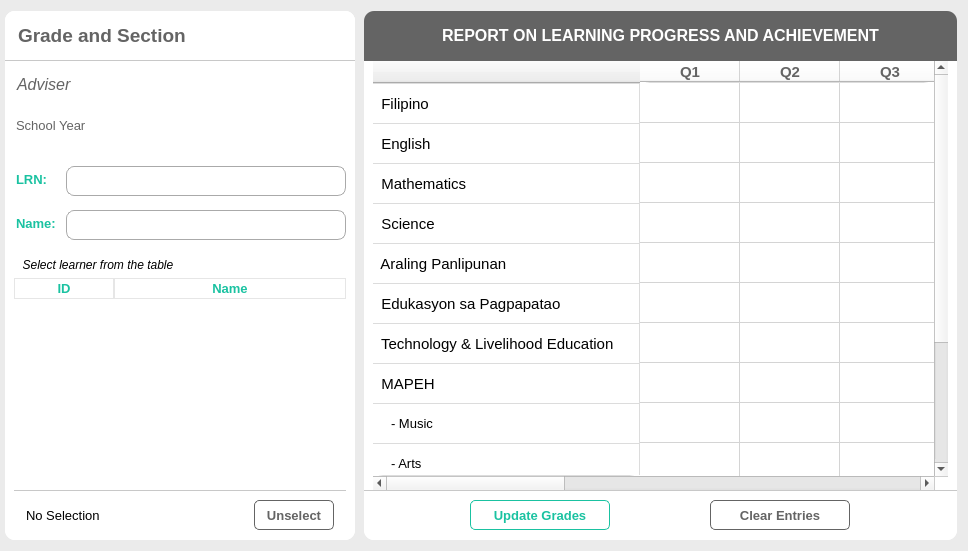
<?xml version="1.0" encoding="UTF-8"?>
<ui version="4.0">
 <class>gradesJHSsection</class>
 <widget class="QFrame" name="gradesJHSsection">
  <property name="geometry">
   <rect>
    <x>0</x>
    <y>0</y>
    <width>968</width>
    <height>551</height>
   </rect>
  </property>
  <property name="windowTitle">
   <string>Frame</string>
  </property>
  <property name="styleSheet">
   <string notr="true">QFrame{
	background-color: rgb(235, 235, 235);
}</string>
  </property>
  <layout class="QHBoxLayout" name="horizontalLayout">
   <property name="spacing">
    <number>9</number>
   </property>
   <property name="leftMargin">
    <number>5</number>
   </property>
   <item>
    <widget class="QFrame" name="jhsSideFrame">
     <property name="minimumSize">
      <size>
       <width>300</width>
       <height>0</height>
      </size>
     </property>
     <property name="maximumSize">
      <size>
       <width>350</width>
       <height>16777215</height>
      </size>
     </property>
     <property name="styleSheet">
      <string notr="true">QFrame{
	background-color: rgb(255, 255, 255);
	border-radius: 10px;
}</string>
     </property>
     <property name="frameShape">
      <enum>QFrame::NoFrame</enum>
     </property>
     <property name="frameShadow">
      <enum>QFrame::Plain</enum>
     </property>
     <layout class="QVBoxLayout" name="verticalLayout_2">
      <property name="leftMargin">
       <number>0</number>
      </property>
      <property name="topMargin">
       <number>0</number>
      </property>
      <property name="rightMargin">
       <number>0</number>
      </property>
      <property name="bottomMargin">
       <number>0</number>
      </property>
      <item>
       <widget class="QFrame" name="frame_4">
        <property name="minimumSize">
         <size>
          <width>0</width>
          <height>140</height>
         </size>
        </property>
        <property name="maximumSize">
         <size>
          <width>16777215</width>
          <height>140</height>
         </size>
        </property>
        <property name="frameShape">
         <enum>QFrame::StyledPanel</enum>
        </property>
        <property name="frameShadow">
         <enum>QFrame::Raised</enum>
        </property>
        <layout class="QVBoxLayout" name="verticalLayout">
         <property name="leftMargin">
          <number>0</number>
         </property>
         <property name="topMargin">
          <number>0</number>
         </property>
         <property name="rightMargin">
          <number>0</number>
         </property>
         <item>
          <widget class="QLabel" name="gradeSecJHS">
           <property name="minimumSize">
            <size>
             <width>0</width>
             <height>50</height>
            </size>
           </property>
           <property name="maximumSize">
            <size>
             <width>16777215</width>
             <height>50</height>
            </size>
           </property>
           <property name="font">
            <font>
             <pointsize>14</pointsize>
             <italic>false</italic>
             <bold>true</bold>
            </font>
           </property>
           <property name="styleSheet">
            <string notr="true">QLabel{
	background-color: rgb(255, 255, 255);
	border-top-left-radius: 10px;
	border-top-right-radius: 10px;
	border-bottom-left-radius: 0;
	border-bottom-right-radius: 0;
	padding-left: 8px;
	border-bottom: 1px solid rgb(200,200,200);
	color: rgb(100, 100, 100);
}</string>
           </property>
           <property name="text">
            <string>Grade and Section</string>
           </property>
          </widget>
         </item>
         <item>
          <widget class="QLabel" name="advJHS">
           <property name="font">
            <font>
             <pointsize>12</pointsize>
             <italic>true</italic>
             <bold>false</bold>
            </font>
           </property>
           <property name="styleSheet">
            <string notr="true">QLabel{
color: rgb(100, 100, 100);
padding-left: 8px;
}</string>
           </property>
           <property name="text">
            <string>Adviser</string>
           </property>
          </widget>
         </item>
         <item>
          <widget class="QLabel" name="syJHS">
           <property name="font">
            <font>
             <pointsize>10</pointsize>
             <bold>false</bold>
            </font>
           </property>
           <property name="styleSheet">
            <string notr="true">QLabel{
color: rgb(100, 100, 100);
padding-left: 8px;
}</string>
           </property>
           <property name="text">
            <string>School Year</string>
           </property>
          </widget>
         </item>
        </layout>
       </widget>
      </item>
      <item>
       <widget class="QFrame" name="frame_3">
        <property name="minimumSize">
         <size>
          <width>0</width>
          <height>95</height>
         </size>
        </property>
        <property name="maximumSize">
         <size>
          <width>16777215</width>
          <height>95</height>
         </size>
        </property>
        <property name="styleSheet">
         <string notr="true">QLabel{
	color: rgb(100, 100, 100);
	padding-left: 8px;
}</string>
        </property>
        <property name="frameShape">
         <enum>QFrame::StyledPanel</enum>
        </property>
        <property name="frameShadow">
         <enum>QFrame::Raised</enum>
        </property>
        <layout class="QFormLayout" name="formLayout">
         <property name="verticalSpacing">
          <number>14</number>
         </property>
         <property name="leftMargin">
          <number>0</number>
         </property>
         <property name="bottomMargin">
          <number>9</number>
         </property>
         <item row="0" column="0">
          <widget class="QLabel" name="label">
           <property name="font">
            <font>
             <pointsize>10</pointsize>
             <bold>true</bold>
            </font>
           </property>
           <property name="styleSheet">
            <string notr="true">QLabel{
	color: rgb(26, 194, 161);
}</string>
           </property>
           <property name="text">
            <string>LRN:</string>
           </property>
          </widget>
         </item>
         <item row="1" column="0">
          <widget class="QLabel" name="label_2">
           <property name="font">
            <font>
             <pointsize>10</pointsize>
             <bold>true</bold>
            </font>
           </property>
           <property name="styleSheet">
            <string notr="true">QLabel{
	color: rgb(26, 194, 161);
}</string>
           </property>
           <property name="text">
            <string>Name:</string>
           </property>
          </widget>
         </item>
         <item row="0" column="1">
          <widget class="QLabel" name="lrn_JHS">
           <property name="minimumSize">
            <size>
             <width>0</width>
             <height>30</height>
            </size>
           </property>
           <property name="maximumSize">
            <size>
             <width>16777215</width>
             <height>30</height>
            </size>
           </property>
           <property name="font">
            <font>
             <pointsize>11</pointsize>
             <bold>false</bold>
            </font>
           </property>
           <property name="styleSheet">
            <string notr="true">QLabel{
border-radius: 8px;
border: 1px solid rgb(170, 170, 170);
	background-color: rgb(255, 255, 255);
}
</string>
           </property>
           <property name="text">
            <string/>
           </property>
          </widget>
         </item>
         <item row="1" column="1">
          <widget class="QLabel" name="name_JHS">
           <property name="minimumSize">
            <size>
             <width>0</width>
             <height>30</height>
            </size>
           </property>
           <property name="maximumSize">
            <size>
             <width>16777215</width>
             <height>30</height>
            </size>
           </property>
           <property name="font">
            <font>
             <pointsize>11</pointsize>
             <bold>false</bold>
            </font>
           </property>
           <property name="styleSheet">
            <string notr="true">QLabel{
border-radius: 8px;
border: 1px solid rgb(170, 170, 170);
	background-color: rgb(255, 255, 255);
}
</string>
           </property>
           <property name="text">
            <string/>
           </property>
          </widget>
         </item>
        </layout>
       </widget>
      </item>
      <item>
       <widget class="QLabel" name="label_6">
        <property name="font">
         <font>
          <pointsize>9</pointsize>
          <italic>true</italic>
         </font>
        </property>
        <property name="styleSheet">
         <string notr="true">QLabel{
padding-left: 8px;
}</string>
        </property>
        <property name="text">
         <string>  Select learner from the table</string>
        </property>
       </widget>
      </item>
      <item>
       <widget class="QFrame" name="tableFrame">
        <property name="frameShape">
         <enum>QFrame::StyledPanel</enum>
        </property>
        <property name="frameShadow">
         <enum>QFrame::Raised</enum>
        </property>
        <layout class="QVBoxLayout" name="verticalLayout_5">
         <property name="spacing">
          <number>0</number>
         </property>
         <property name="leftMargin">
          <number>9</number>
         </property>
         <property name="topMargin">
          <number>0</number>
         </property>
         <property name="bottomMargin">
          <number>0</number>
         </property>
         <item>
          <widget class="QTableWidget" name="studentJHSTable">
           <property name="styleSheet">
            <string notr="true">QTableWidget{
border: none;
	background-color: rgb(255, 255, 255);
}
QFrame{
	background-color:  rgb(255, 255, 255);
}
QTableView::item{
	padding-left: 8px;
}

QTableView::item:selected  {
	color: rgb(0, 0, 0);
	background-color: rgb(230, 230, 230);
}

QHeaderView:section{
	color: rgb(26, 194, 161);
	background-color: rgb(255, 255, 255);
border: 1px solid rgb(230, 230, 230);
}




</string>
           </property>
           <property name="selectionMode">
            <enum>QAbstractItemView::SingleSelection</enum>
           </property>
           <property name="selectionBehavior">
            <enum>QAbstractItemView::SelectRows</enum>
           </property>
           <attribute name="horizontalHeaderStretchLastSection">
            <bool>true</bool>
           </attribute>
           <attribute name="verticalHeaderVisible">
            <bool>false</bool>
           </attribute>
           <column>
            <property name="text">
             <string>ID</string>
            </property>
            <property name="font">
             <font>
              <pointsize>10</pointsize>
              <bold>true</bold>
             </font>
            </property>
            <property name="foreground">
             <brush brushstyle="SolidPattern">
              <color alpha="255">
               <red>26</red>
               <green>194</green>
               <blue>161</blue>
              </color>
             </brush>
            </property>
           </column>
           <column>
            <property name="text">
             <string>Name</string>
            </property>
            <property name="font">
             <font>
              <pointsize>10</pointsize>
              <bold>true</bold>
             </font>
            </property>
            <property name="foreground">
             <brush brushstyle="SolidPattern">
              <color alpha="255">
               <red>26</red>
               <green>194</green>
               <blue>161</blue>
              </color>
             </brush>
            </property>
           </column>
          </widget>
         </item>
         <item>
          <widget class="QFrame" name="frame_7">
           <property name="minimumSize">
            <size>
             <width>0</width>
             <height>50</height>
            </size>
           </property>
           <property name="styleSheet">
            <string notr="true">QFrame{
	border-top: 1px solid rgb(200,200,200);
	border-top-left-radius: 0;
	border-top-right-radius: 0;
	border-bottom-left-radius: 10px;
	border-bottom-right-radius: 10px;
}

</string>
           </property>
           <property name="frameShape">
            <enum>QFrame::NoFrame</enum>
           </property>
           <property name="frameShadow">
            <enum>QFrame::Raised</enum>
           </property>
           <layout class="QHBoxLayout" name="horizontalLayout_3">
            <property name="leftMargin">
             <number>12</number>
            </property>
            <property name="topMargin">
             <number>0</number>
            </property>
            <property name="rightMargin">
             <number>12</number>
            </property>
            <property name="bottomMargin">
             <number>0</number>
            </property>
            <item>
             <widget class="QLabel" name="lblSelection">
              <property name="minimumSize">
               <size>
                <width>0</width>
                <height>0</height>
               </size>
              </property>
              <property name="maximumSize">
               <size>
                <width>16777215</width>
                <height>16777215</height>
               </size>
              </property>
              <property name="font">
               <font>
                <pointsize>10</pointsize>
               </font>
              </property>
              <property name="styleSheet">
               <string notr="true">QLabel{
border: none;
}</string>
              </property>
              <property name="text">
               <string>No Selection</string>
              </property>
             </widget>
            </item>
            <item>
             <widget class="QPushButton" name="btnUnselect">
              <property name="minimumSize">
               <size>
                <width>80</width>
                <height>30</height>
               </size>
              </property>
              <property name="maximumSize">
               <size>
                <width>80</width>
                <height>16777215</height>
               </size>
              </property>
              <property name="font">
               <font>
                <pointsize>10</pointsize>
                <bold>true</bold>
               </font>
              </property>
              <property name="cursor">
               <cursorShape>PointingHandCursor</cursorShape>
              </property>
              <property name="styleSheet">
               <string notr="true">QPushButton{
border: 1px solid rgb(100, 100, 100);
border-radius: 5px;
	color: rgb(100, 100, 100);
}
QPushButton:hover, QPushButton:focus{
	background-color: rgb(100, 100, 100);
	color: rgb(255, 255, 255);
}</string>
              </property>
              <property name="text">
               <string>Unselect</string>
              </property>
             </widget>
            </item>
           </layout>
          </widget>
         </item>
        </layout>
       </widget>
      </item>
     </layout>
    </widget>
   </item>
   <item>
    <widget class="QFrame" name="jhsGradeTable">
     <property name="styleSheet">
      <string notr="true">QFrame{
	background-color: rgb(235, 235, 235);
	border-radius: 10px;
}</string>
     </property>
     <property name="frameShape">
      <enum>QFrame::StyledPanel</enum>
     </property>
     <property name="frameShadow">
      <enum>QFrame::Raised</enum>
     </property>
     <layout class="QVBoxLayout" name="verticalLayout_3">
      <property name="spacing">
       <number>0</number>
      </property>
      <property name="leftMargin">
       <number>0</number>
      </property>
      <property name="topMargin">
       <number>0</number>
      </property>
      <property name="rightMargin">
       <number>0</number>
      </property>
      <property name="bottomMargin">
       <number>0</number>
      </property>
      <item>
       <widget class="QLabel" name="label_7">
        <property name="minimumSize">
         <size>
          <width>0</width>
          <height>50</height>
         </size>
        </property>
        <property name="maximumSize">
         <size>
          <width>16777215</width>
          <height>50</height>
         </size>
        </property>
        <property name="font">
         <font>
          <pointsize>12</pointsize>
          <bold>true</bold>
         </font>
        </property>
        <property name="styleSheet">
         <string notr="true">QLabel{
	background-color: rgb(100, 100, 100);
	color: rgb(255, 255, 255);
	border-top-left-radius: 10px;
	border-top-right-radius: 10px;
	border-bottom-left-radius: 0;
	border-bottom-right-radius: 0;
	border-bottom: 1px solid rgb(100, 100, 100);
	padding-left: 10px;
	padding-right: 10px;
}</string>
        </property>
        <property name="text">
         <string>REPORT ON LEARNING PROGRESS AND ACHIEVEMENT</string>
        </property>
        <property name="alignment">
         <set>Qt::AlignCenter</set>
        </property>
       </widget>
      </item>
      <item>
       <widget class="QFrame" name="frame_6">
        <property name="styleSheet">
         <string notr="true">QFrame{
	background-color: rgb(255, 255, 255);
	border-top-left-radius: 0;
	border-top-right-radius: 0;
	border-bottom-left-radius: 10px;
	border-bottom-right-radius: 10px;
}</string>
        </property>
        <property name="frameShape">
         <enum>QFrame::StyledPanel</enum>
        </property>
        <property name="frameShadow">
         <enum>QFrame::Raised</enum>
        </property>
        <layout class="QVBoxLayout" name="verticalLayout_4">
         <property name="spacing">
          <number>0</number>
         </property>
         <property name="leftMargin">
          <number>0</number>
         </property>
         <property name="topMargin">
          <number>0</number>
         </property>
         <property name="rightMargin">
          <number>0</number>
         </property>
         <property name="bottomMargin">
          <number>0</number>
         </property>
         <item>
          <widget class="QFrame" name="tableFrameGrade">
           <property name="frameShape">
            <enum>QFrame::StyledPanel</enum>
           </property>
           <property name="frameShadow">
            <enum>QFrame::Raised</enum>
           </property>
           <layout class="QVBoxLayout" name="verticalLayout_6">
            <property name="spacing">
             <number>0</number>
            </property>
            <property name="topMargin">
             <number>0</number>
            </property>
            <property name="bottomMargin">
             <number>0</number>
            </property>
            <item>
             <widget class="QTableWidget" name="gradeJHSTable">
              <property name="styleSheet">
               <string notr="true">QHeaderView{
	border-bottom: 1px solid rgb(220, 220, 220); 
}
QHeaderView::section:vertical{
	background-color: rgb(255, 255, 255);
	border-top: none;
   border-top: 1px solid rgb(220, 220, 220); 
   border-right: 1px solid rgb(220, 220, 220); 
	
}

/*
QHeaderView::section:hover{
	background-color: rgb(230, 230, 230);
}
*/
QTableView::item {
	text-align: center;
}
QTableView::item:selected  {
	color: rgb(0, 0, 0);
	background-color: rgb(230, 230, 230);
}

/*
QTableView QTableCornerButton::section {
    background: red;
    border: 2px outset red;
}
*/
</string>
              </property>
              <property name="frameShape">
               <enum>QFrame::NoFrame</enum>
              </property>
              <property name="frameShadow">
               <enum>QFrame::Plain</enum>
              </property>
              <property name="editTriggers">
               <set>QAbstractItemView::DoubleClicked|QAbstractItemView::SelectedClicked</set>
              </property>
              <property name="showDropIndicator" stdset="0">
               <bool>false</bool>
              </property>
              <property name="dragDropOverwriteMode">
               <bool>false</bool>
              </property>
              <property name="alternatingRowColors">
               <bool>false</bool>
              </property>
              <property name="selectionMode">
               <enum>QAbstractItemView::SingleSelection</enum>
              </property>
              <property name="selectionBehavior">
               <enum>QAbstractItemView::SelectItems</enum>
              </property>
              <property name="cornerButtonEnabled">
               <bool>false</bool>
              </property>
              <attribute name="horizontalHeaderHighlightSections">
               <bool>false</bool>
              </attribute>
              <attribute name="horizontalHeaderStretchLastSection">
               <bool>true</bool>
              </attribute>
              <attribute name="verticalHeaderVisible">
               <bool>true</bool>
              </attribute>
              <attribute name="verticalHeaderMinimumSectionSize">
               <number>20</number>
              </attribute>
              <attribute name="verticalHeaderDefaultSectionSize">
               <number>40</number>
              </attribute>
              <attribute name="verticalHeaderHighlightSections">
               <bool>false</bool>
              </attribute>
              <row>
               <property name="text">
                <string>  Filipino</string>
               </property>
               <property name="font">
                <font>
                 <pointsize>11</pointsize>
                 <bold>false</bold>
                </font>
               </property>
              </row>
              <row>
               <property name="text">
                <string>  English</string>
               </property>
               <property name="font">
                <font>
                 <pointsize>11</pointsize>
                 <bold>false</bold>
                </font>
               </property>
              </row>
              <row>
               <property name="text">
                <string>  Mathematics</string>
               </property>
               <property name="font">
                <font>
                 <pointsize>11</pointsize>
                 <bold>false</bold>
                </font>
               </property>
              </row>
              <row>
               <property name="text">
                <string>  Science</string>
               </property>
               <property name="font">
                <font>
                 <pointsize>11</pointsize>
                 <bold>false</bold>
                </font>
               </property>
              </row>
              <row>
               <property name="text">
                <string>  Araling Panlipunan</string>
               </property>
               <property name="font">
                <font>
                 <pointsize>11</pointsize>
                 <bold>false</bold>
                </font>
               </property>
              </row>
              <row>
               <property name="text">
                <string>  Edukasyon sa Pagpapatao</string>
               </property>
               <property name="font">
                <font>
                 <pointsize>11</pointsize>
                 <bold>false</bold>
                </font>
               </property>
              </row>
              <row>
               <property name="text">
                <string>  Technology &amp; Livelihood Education</string>
               </property>
               <property name="font">
                <font>
                 <pointsize>11</pointsize>
                 <bold>false</bold>
                </font>
               </property>
              </row>
              <row>
               <property name="text">
                <string>  MAPEH</string>
               </property>
               <property name="font">
                <font>
                 <pointsize>11</pointsize>
                 <bold>false</bold>
                </font>
               </property>
              </row>
              <row>
               <property name="text">
                <string>     - Music</string>
               </property>
               <property name="font">
                <font>
                 <pointsize>10</pointsize>
                 <bold>false</bold>
                </font>
               </property>
              </row>
              <row>
               <property name="text">
                <string>     - Arts</string>
               </property>
               <property name="font">
                <font>
                 <pointsize>10</pointsize>
                 <bold>false</bold>
                </font>
               </property>
              </row>
              <row>
               <property name="text">
                <string>     - P.E.</string>
               </property>
               <property name="font">
                <font>
                 <pointsize>10</pointsize>
                 <bold>false</bold>
                </font>
               </property>
              </row>
              <row>
               <property name="text">
                <string>     - Health</string>
               </property>
               <property name="font">
                <font>
                 <pointsize>10</pointsize>
                 <bold>false</bold>
                </font>
               </property>
              </row>
              <row>
               <property name="text">
                <string>    GENERAL AVERAGE</string>
               </property>
               <property name="font">
                <font>
                 <pointsize>11</pointsize>
                 <bold>false</bold>
                </font>
               </property>
              </row>
              <column>
               <property name="text">
                <string>Q1</string>
               </property>
               <property name="font">
                <font>
                 <pointsize>11</pointsize>
                 <bold>true</bold>
                </font>
               </property>
               <property name="background">
                <color>
                 <red>255</red>
                 <green>255</green>
                 <blue>255</blue>
                </color>
               </property>
               <property name="foreground">
                <brush brushstyle="SolidPattern">
                 <color alpha="255">
                  <red>100</red>
                  <green>100</green>
                  <blue>100</blue>
                 </color>
                </brush>
               </property>
              </column>
              <column>
               <property name="text">
                <string>Q2</string>
               </property>
               <property name="font">
                <font>
                 <pointsize>11</pointsize>
                 <bold>true</bold>
                </font>
               </property>
               <property name="background">
                <color>
                 <red>255</red>
                 <green>255</green>
                 <blue>255</blue>
                </color>
               </property>
               <property name="foreground">
                <brush brushstyle="SolidPattern">
                 <color alpha="255">
                  <red>100</red>
                  <green>100</green>
                  <blue>100</blue>
                 </color>
                </brush>
               </property>
              </column>
              <column>
               <property name="text">
                <string>Q3</string>
               </property>
               <property name="font">
                <font>
                 <pointsize>11</pointsize>
                 <bold>true</bold>
                </font>
               </property>
               <property name="foreground">
                <brush brushstyle="SolidPattern">
                 <color alpha="255">
                  <red>100</red>
                  <green>100</green>
                  <blue>100</blue>
                 </color>
                </brush>
               </property>
              </column>
              <column>
               <property name="text">
                <string>Q4</string>
               </property>
               <property name="font">
                <font>
                 <pointsize>11</pointsize>
                 <bold>true</bold>
                </font>
               </property>
               <property name="foreground">
                <brush brushstyle="SolidPattern">
                 <color alpha="255">
                  <red>100</red>
                  <green>100</green>
                  <blue>100</blue>
                 </color>
                </brush>
               </property>
              </column>
              <column>
               <property name="text">
                <string>FINAL GRADE</string>
               </property>
               <property name="font">
                <font>
                 <pointsize>11</pointsize>
                 <bold>true</bold>
                </font>
               </property>
               <property name="foreground">
                <brush brushstyle="SolidPattern">
                 <color alpha="255">
                  <red>100</red>
                  <green>100</green>
                  <blue>100</blue>
                 </color>
                </brush>
               </property>
              </column>
              <column>
               <property name="text">
                <string>REMARKS</string>
               </property>
               <property name="font">
                <font>
                 <pointsize>11</pointsize>
                 <bold>true</bold>
                </font>
               </property>
               <property name="foreground">
                <brush brushstyle="SolidPattern">
                 <color alpha="255">
                  <red>100</red>
                  <green>100</green>
                  <blue>100</blue>
                 </color>
                </brush>
               </property>
              </column>
              <item row="0" column="0">
               <property name="text">
                <string/>
               </property>
               <property name="font">
                <font/>
               </property>
               <property name="textAlignment">
                <set>AlignCenter</set>
               </property>
               <property name="foreground">
                <brush brushstyle="SolidPattern">
                 <color alpha="255">
                  <red>170</red>
                  <green>0</green>
                  <blue>0</blue>
                 </color>
                </brush>
               </property>
              </item>
              <item row="0" column="1">
               <property name="text">
                <string/>
               </property>
               <property name="font">
                <font>
                 <pointsize>10</pointsize>
                 <bold>true</bold>
                </font>
               </property>
              </item>
              <item row="0" column="2">
               <property name="text">
                <string/>
               </property>
              </item>
              <item row="0" column="3">
               <property name="text">
                <string/>
               </property>
               <property name="font">
                <font>
                 <pointsize>10</pointsize>
                 <bold>true</bold>
                </font>
               </property>
               <property name="textAlignment">
                <set>AlignCenter</set>
               </property>
              </item>
              <item row="0" column="4">
               <property name="text">
                <string/>
               </property>
              </item>
              <item row="0" column="5">
               <property name="text">
                <string/>
               </property>
              </item>
             </widget>
            </item>
           </layout>
          </widget>
         </item>
         <item>
          <widget class="QFrame" name="frame_5">
           <property name="minimumSize">
            <size>
             <width>0</width>
             <height>50</height>
            </size>
           </property>
           <property name="styleSheet">
            <string notr="true">QFrame{
	border-top: 1px solid rgb(200,200,200);
	border-top-left-radius: 0;
	border-top-right-radius: 0;
	border-bottom-left-radius: 10px;
	border-bottom-right-radius: 10px;
}

</string>
           </property>
           <property name="frameShape">
            <enum>QFrame::NoFrame</enum>
           </property>
           <property name="frameShadow">
            <enum>QFrame::Raised</enum>
           </property>
           <layout class="QHBoxLayout" name="horizontalLayout_2">
            <property name="leftMargin">
             <number>12</number>
            </property>
            <property name="topMargin">
             <number>0</number>
            </property>
            <property name="rightMargin">
             <number>12</number>
            </property>
            <property name="bottomMargin">
             <number>0</number>
            </property>
            <item>
             <widget class="QPushButton" name="updGradeJHS">
              <property name="minimumSize">
               <size>
                <width>140</width>
                <height>30</height>
               </size>
              </property>
              <property name="maximumSize">
               <size>
                <width>140</width>
                <height>16777215</height>
               </size>
              </property>
              <property name="font">
               <font>
                <pointsize>10</pointsize>
                <bold>true</bold>
               </font>
              </property>
              <property name="cursor">
               <cursorShape>PointingHandCursor</cursorShape>
              </property>
              <property name="styleSheet">
               <string notr="true">QPushButton{
border: 1px solid rgb(26, 194, 161);
border-radius: 5px;
	color: rgb(26, 194, 161);
}
QPushButton:hover, QPushButton:focus{
	background-color: rgb(26, 194, 161);
	color: rgb(255, 255, 255);
}</string>
              </property>
              <property name="text">
               <string>Update Grades</string>
              </property>
             </widget>
            </item>
            <item>
             <widget class="QPushButton" name="clrGradeJHS">
              <property name="minimumSize">
               <size>
                <width>140</width>
                <height>30</height>
               </size>
              </property>
              <property name="maximumSize">
               <size>
                <width>140</width>
                <height>16777215</height>
               </size>
              </property>
              <property name="font">
               <font>
                <pointsize>10</pointsize>
                <bold>true</bold>
               </font>
              </property>
              <property name="cursor">
               <cursorShape>PointingHandCursor</cursorShape>
              </property>
              <property name="styleSheet">
               <string notr="true">QPushButton{
border: 1px solid rgb(100, 100, 100);
border-radius: 5px;
	color: rgb(100, 100, 100);
}
QPushButton:hover, QPushButton:focus{
	background-color: rgb(100, 100, 100);
	color: rgb(255, 255, 255);
}</string>
              </property>
              <property name="text">
               <string>Clear Entries</string>
              </property>
             </widget>
            </item>
           </layout>
          </widget>
         </item>
        </layout>
       </widget>
      </item>
     </layout>
    </widget>
   </item>
  </layout>
 </widget>
 <resources/>
 <connections/>
</ui>
